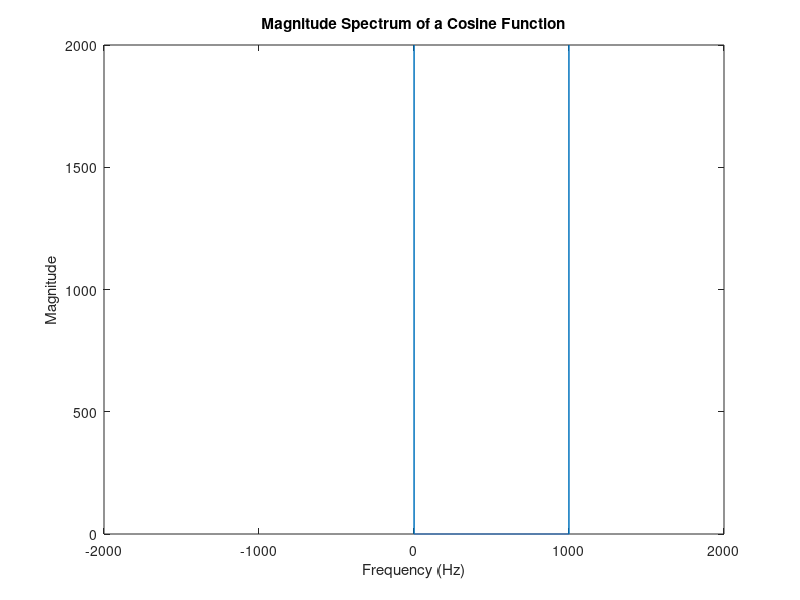

MATLAB code for this plot:
% Define the sampling frequency
fs = 1000;

% Define the time range
time = 0:1/fs:4-1/fs;

% Define the function
signal = cos(pi*time);

% Calculate the Fourier transform
fourier = fft(signal);

% Calculate the number of samples
num_samples = length(signal);

% Define the frequency range
freq_range = (0:num_samples-1)*(fs/num_samples);

% Plot the magnitude spectrum
plot(freq_range,abs(fourier));

% Set the x-axis limits
xlim([-2000 2000]);

% Add axis labels and title
xlabel('Frequency (Hz)');
ylabel('Magnitude');
title('Magnitude Spectrum of a Cosine Function');
